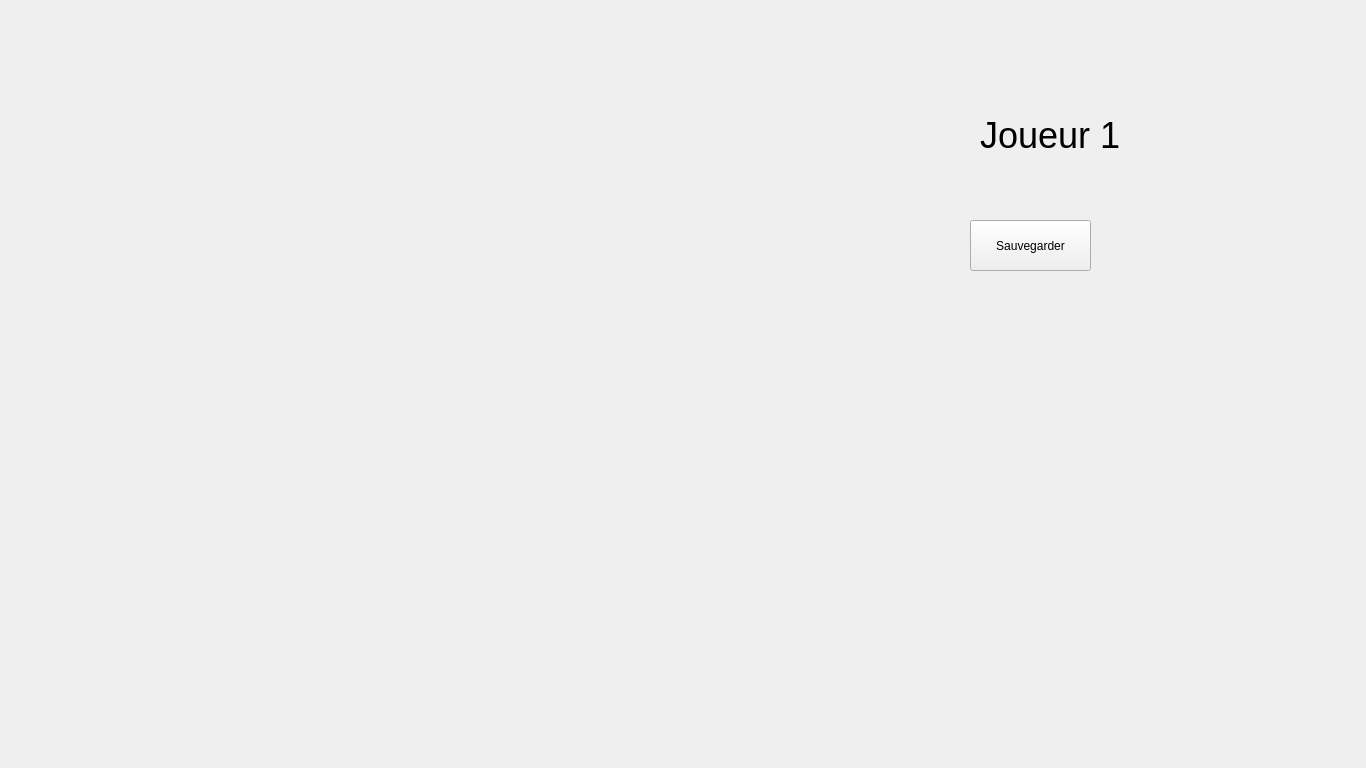
<?xml version="1.0" encoding="UTF-8"?>
<ui version="4.0">
 <class>ChessBoard</class>
 <widget class="QWidget" name="ChessBoard">
  <property name="geometry">
   <rect>
    <x>0</x>
    <y>0</y>
    <width>1366</width>
    <height>768</height>
   </rect>
  </property>
  <property name="windowTitle">
   <string>ChessBoard</string>
  </property>
  <widget class="QPushButton" name="boutonSauvegarder">
   <property name="geometry">
    <rect>
     <x>970</x>
     <y>220</y>
     <width>121</width>
     <height>51</height>
    </rect>
   </property>
   <property name="text">
    <string>Sauvegarder</string>
   </property>
  </widget>
  <widget class="QLabel" name="namePlayer">
   <property name="geometry">
    <rect>
     <x>980</x>
     <y>110</y>
     <width>141</width>
     <height>51</height>
    </rect>
   </property>
   <property name="font">
    <font>
     <pointsize>27</pointsize>
    </font>
   </property>
   <property name="text">
    <string>Joueur 1</string>
   </property>
  </widget>
 </widget>
 <layoutdefault spacing="6" margin="11"/>
 <resources/>
 <connections/>
</ui>
